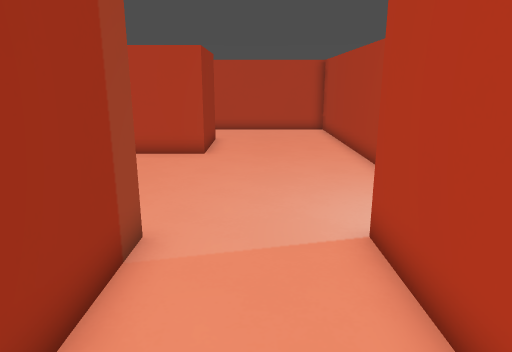
View 1 (above)

16 first-person views from a walk through a level from a Godot 3-D game. The camera is 1.3 m above the floor, tilts 14° down and sees 70° across. The floor is counted in squares, 0.5 m on a side. Each view is taken from the middle of a square. On the plan, view 1 faces up. The plan holds only what a view shows up to about 20 squares ahead; the rest is blank.

View 2
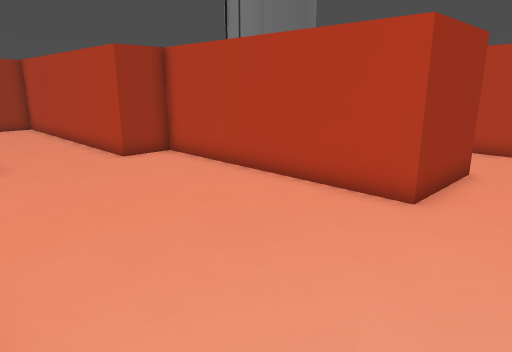

View 3
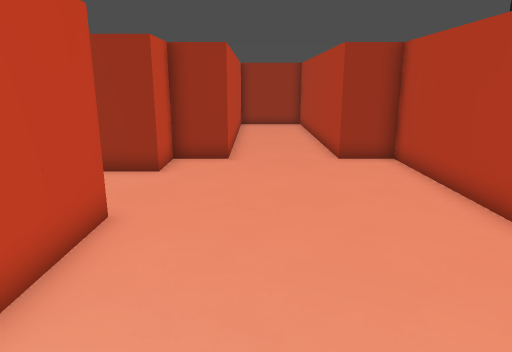

View 4
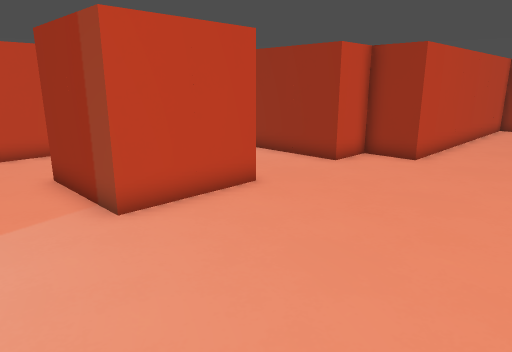

View 5
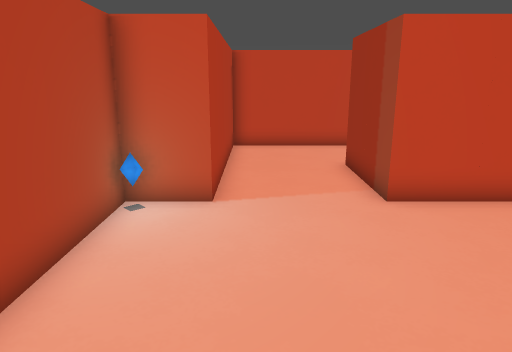

View 6
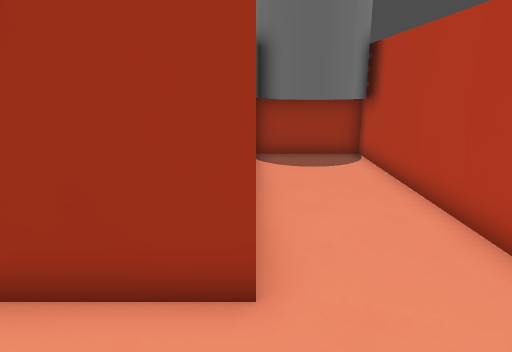

View 7
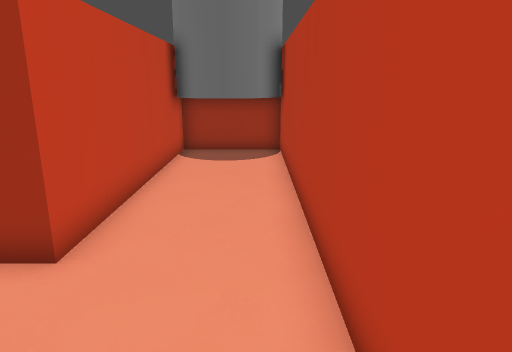

View 8
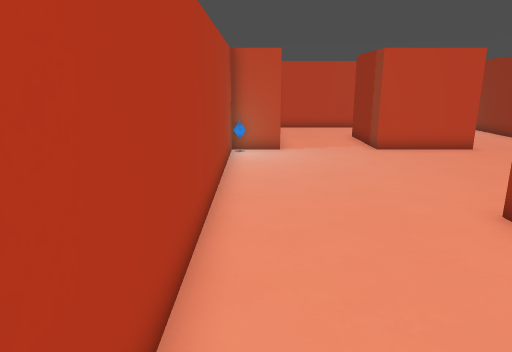

View 9
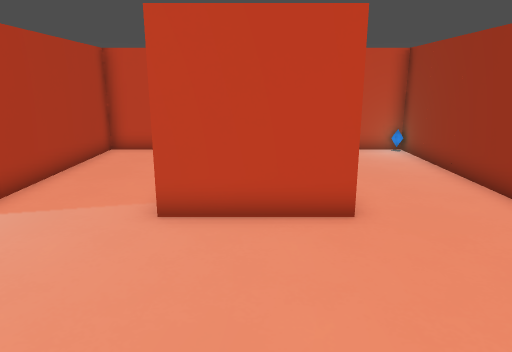

View 10
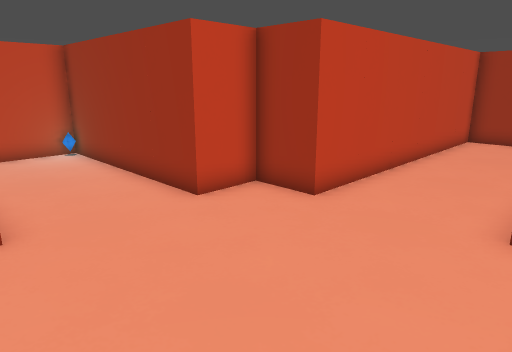

View 11
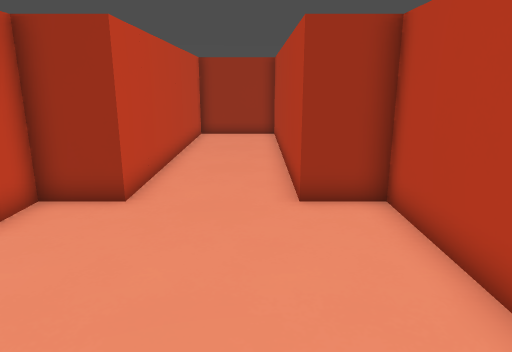

View 12
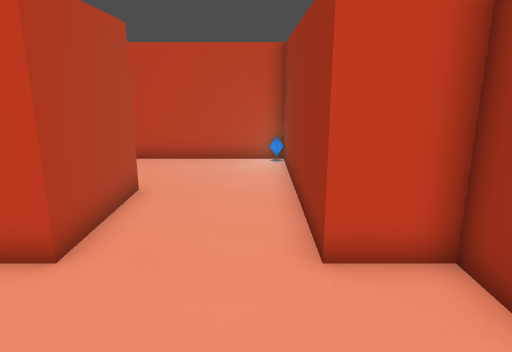

View 13
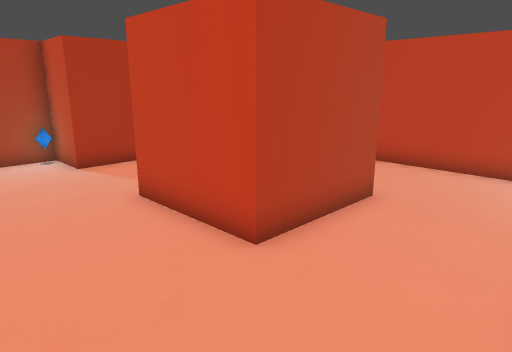

View 14
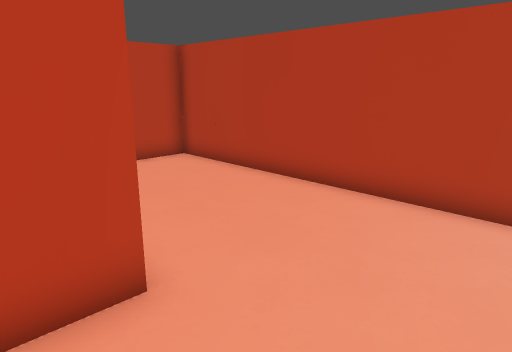

View 15
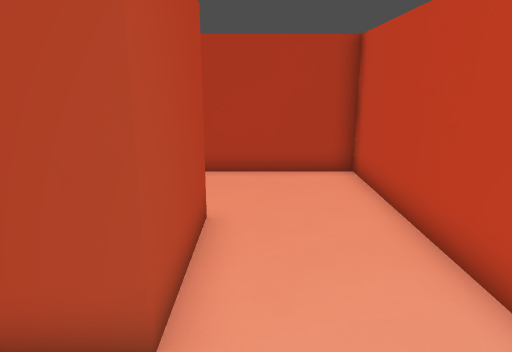

View 16
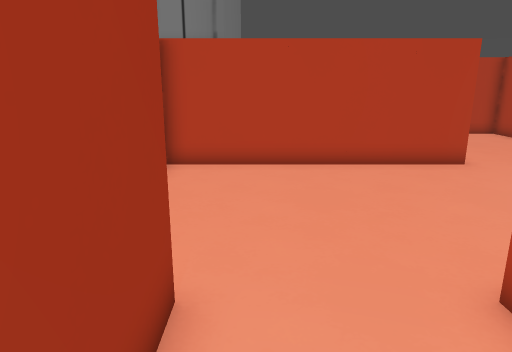

### Floor plan
Points are (right, up) in squares from view 1. A wall is a line through its corners. A room is listed if a view was taken in it or the views show most of it. See-through windows are left out.
Room 1 (views 1, 2, 3, 4, 5, 6, 7, 8, 9, 10, 11, 12, 13, 14, 15, 16)
walls: (-6, 6) (-2, 6) (-2, 2) (-6, 2) (-6, 6); (-10, 18) (-2, 18) (-2, 14) (-12, 14) (-12, 12) (-24, 12) (-24, 8) (-12, 8) (-12, 6) (-10, 6) (-10, -2) (2, -2) (2, 6) (4, 6) (4, 22) (-10, 22)

Positions as (right, up) in squares from view 1, and headings:
1: (0, 0), facing up
2: (1, 6), facing up-left
3: (1, 9), facing left
4: (1, 13), facing down-left
5: (1, 14), facing down
6: (2, 18), facing left
7: (3, 21), facing left
8: (3, 21), facing down
9: (-4, 13), facing down
10: (-5, 13), facing down-left
11: (-4, 11), facing left
12: (-9, 11), facing down
13: (-10, 10), facing down-right
14: (-4, 10), facing up-right
15: (-9, 1), facing right
16: (-9, 2), facing up
